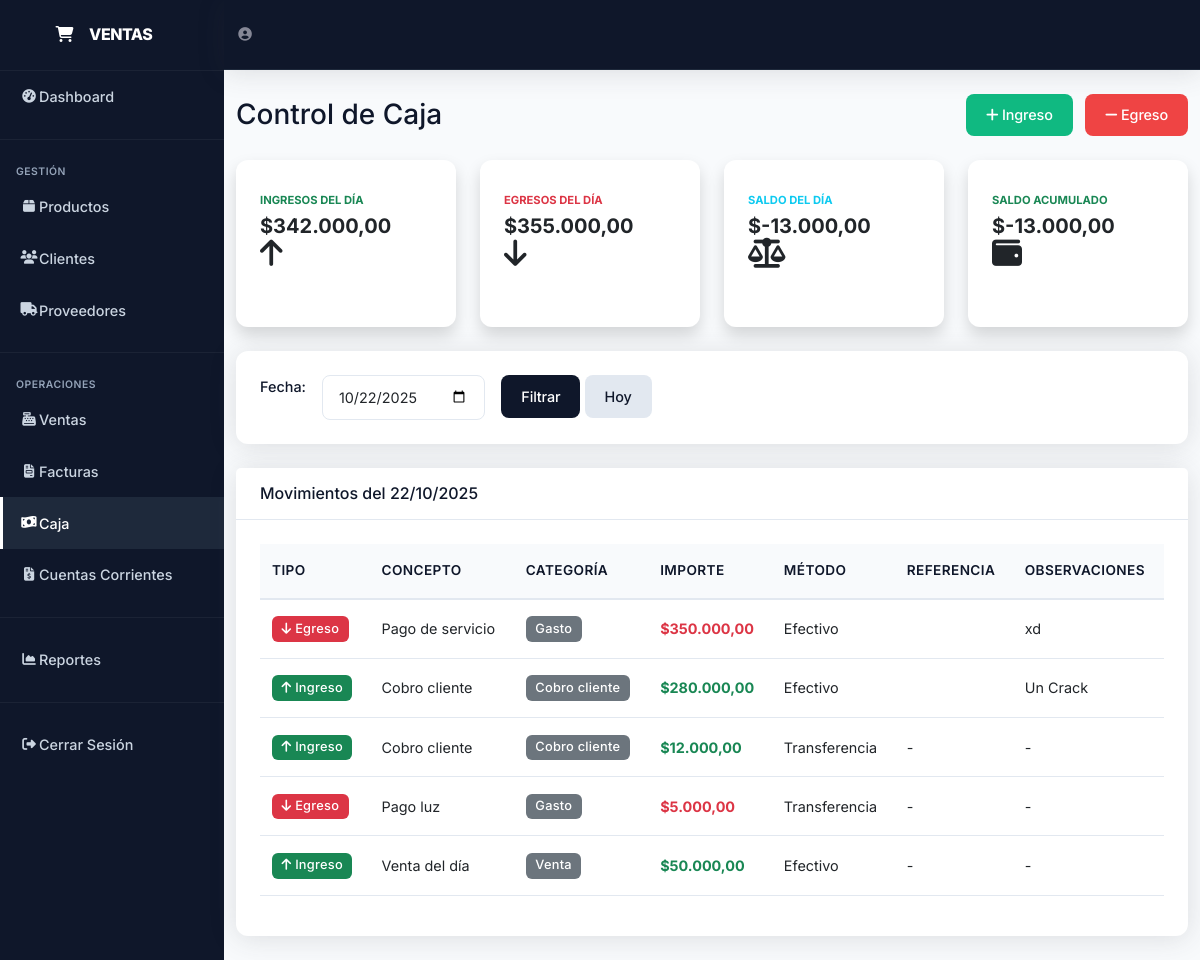
/caja.php?fecha=2025-10-22 (signed in), run on the app's committed database.
### tables this page shows
CREATE TABLE `movimientos_caja` (
  `id` int(11) NOT NULL,
  `tipo` enum('ingreso','egreso') NOT NULL,
  `concepto` varchar(255) NOT NULL,
  `categoria` enum('venta','compra','gasto','pago_proveedor','cobro_cliente','otro') NOT NULL,
  `importe` decimal(10,2) NOT NULL,
  `metodo_pago` enum('efectivo','tarjeta','transferencia','cheque') NOT NULL,
  `referencia` varchar(100) DEFAULT NULL,
  `fecha_movimiento` date NOT NULL,
  `cliente_id` int(11) DEFAULT NULL,
  `proveedor_id` int(11) DEFAULT NULL,
  `factura_id` int(11) DEFAULT NULL,
  `observaciones` text DEFAULT NULL,
  `usuario_id` int(11) NOT NULL,
  `fecha_creacion` timestamp NOT NULL DEFAULT current_timestamp()
);

### config.php (called while the page is built, shortened)
<?php
function formatear_precio($precio)
{
    return '$' . number_format($precio, 2, ',', '.');
}

### caja.php (the view, shortened to what this page needs)
<?php
require_once 'config.php';
$fecha_filtro = isset($_GET['fecha']) ? $_GET['fecha'] : date('Y-m-d');
$sql_movimientos = "SELECT * FROM movimientos_caja WHERE fecha_movimiento = ? ORDER BY id DESC";
$stmt = $conn->prepare($sql_movimientos);
$stmt->bind_param("s", $fecha_filtro);
$stmt->execute();
$result_movimientos = $stmt->get_result();
$sql_totales = "SELECT
                SUM(CASE WHEN tipo = 'ingreso' THEN importe ELSE 0 END) as total_ingresos,
                SUM(CASE WHEN tipo = 'egreso' THEN importe ELSE 0 END) as total_egresos,
                SUM(CASE WHEN tipo = 'ingreso' THEN importe ELSE -importe END) as saldo
                FROM movimientos_caja WHERE fecha_movimiento = ?";
$stmt_totales = $conn->prepare($sql_totales);
$stmt_totales->bind_param("s", $fecha_filtro);
$stmt_totales->execute();
$totales = $stmt_totales->get_result()->fetch_assoc();
$sql_acumulado = "SELECT SUM(CASE WHEN tipo = 'ingreso' THEN importe ELSE -importe END) as saldo_acumulado
                  FROM movimientos_caja WHERE fecha_movimiento <= ?";
$stmt_acum = $conn->prepare($sql_acumulado);
$stmt_acum->bind_param("s", $fecha_filtro);
$stmt_acum->execute();
$saldo_acumulado = $stmt_acum->get_result()->fetch_assoc()['saldo_acumulado'] ?? 0;
?>
<!DOCTYPE html>
<html lang="es">
<head>
    <link href="https://cdnjs.cloudflare.com/ajax/libs/bootstrap/5.3.0/css/bootstrap.min.css" rel="stylesheet">
    <link href="https://cdnjs.cloudflare.com/ajax/libs/font-awesome/6.4.0/css/all.min.css" rel="stylesheet">
    <link rel="stylesheet" href="style-minimal.css">
</head>
<body>
    <div id="wrapper">
        <ul class="navbar-nav" id="sidebar-wrapper">
            <a class="sidebar-brand" href="index.php">
                <div class="sidebar-brand-icon"><i class="fas fa-shopping-cart"></i></div>
                <div class="sidebar-brand-text mx-3">VENTAS</div>
            </a>
            <hr class="sidebar-divider my-0" style="border-color: rgba(255,255,255,.2)">
            <li class="nav-item">
                <a class="nav-link" href="index.php">
                    <i class="fas fa-fw fa-tachometer-alt"></i><span>Dashboard</span>
                </a>
            </li>
            <hr class="sidebar-divider" style="border-color: rgba(255,255,255,.2)">
            <div class="sidebar-heading">Gestión</div>
            <li class="nav-item">
                <a class="nav-link" href="productos.php">
                    <i class="fas fa-fw fa-box"></i><span>Productos</span>
                </a>
            </li>
            <li class="nav-item">
                <a class="nav-link" href="clientes.php">
                    <i class="fas fa-fw fa-users"></i><span>Clientes</span>
                </a>
            </li>
            <li class="nav-item">
                <a class="nav-link" href="proveedores.php">
                    <i class="fas fa-fw fa-truck"></i><span>Proveedores</span>
                </a>
            </li>
            <hr class="sidebar-divider" style="border-color: rgba(255,255,255,.2)">
            <div class="sidebar-heading">Operaciones</div>
            <li class="nav-item">
                <a class="nav-link" href="ventas.php">
                    <i class="fas fa-fw fa-cash-register"></i><span>Ventas</span>
                </a>
            </li>
            <li class="nav-item">
                <a class="nav-link" href="facturas.php">
                    <i class="fas fa-fw fa-file-invoice"></i><span>Facturas</span>
                </a>
            </li>
            <li class="nav-item">
                <a class="nav-link active" href="caja.php">
                    <i class="fas fa-fw fa-money-bill-wave"></i><span>Caja</span>
                </a>
            </li>
            <li class="nav-item">
                <a class="nav-link" href="cuentas_corrientes.php">
                    <i class="fas fa-fw fa-file-invoice-dollar"></i><span>Cuentas Corrientes</span>
                </a>
            </li>
            <hr class="sidebar-divider" style="border-color: rgba(255,255,255,.2)">
            <li class="nav-item">
                <a class="nav-link" href="reportes.php">
                    <i class="fas fa-fw fa-chart-area"></i><span>Reportes</span>
                </a>
            </li>
            <hr class="sidebar-divider" style="border-color: rgba(255,255,255,.2)">
            <li class="nav-item">
                <a class="nav-link" href="cerrar_sesion.php">
                    <i class="fas fa-fw fa-sign-out-alt"></i><span>Cerrar Sesión</span>
                </a>
            </li>
        </ul>
        <div id="content-wrapper">
            <nav class="navbar navbar-expand topbar mb-4 static-top">
                <ul class="navbar-nav ml-auto">
                    <li class="nav-item">
                        <a class="nav-link" href="#">
                            <i class="fas fa-user-circle fa-2x" style="color: #858796;"></i>
                        </a>
                    </li>
                </ul>
            </nav>
            <div class="container-fluid">
                <div class="d-sm-flex align-items-center justify-content-between mb-4">
                    <h1 class="h3 mb-0 text-gray-800">Control de Caja</h1>
                    <div>
                        <button class="btn btn-success me-2" data-bs-toggle="modal" data-bs-target="#modalMovimiento" onclick="setTipoMovimiento('ingreso')">
                            <i class="fas fa-plus"></i> Ingreso
                        </button>
                        <button class="btn btn-danger" data-bs-toggle="modal" data-bs-target="#modalMovimiento" onclick="setTipoMovimiento('egreso')">
                            <i class="fas fa-minus"></i> Egreso
                        </button>
                    </div>
                </div>
                <div class="row">
                    <div class="col-xl-3 col-md-6 mb-4">
                        <div class="card border-left-success shadow h-100 py-2">
                            <div class="card-body">
                                <div class="row no-gutters align-items-center">
                                    <div class="col mr-2">
                                        <div class="text-xs font-weight-bold text-success text-uppercase mb-1">Ingresos del Día</div>
                                        <div class="h5 mb-0 font-weight-bold text-gray-800">
                                            <?php echo formatear_precio($totales['total_ingresos'] ?? 0); ?>
                                        </div>
                                    </div>
                                    <div class="col-auto">
                                        <i class="fas fa-arrow-up fa-2x text-gray-300"></i>
                                    </div>
                                </div>
                            </div>
                        </div>
                    </div>
                    <div class="col-xl-3 col-md-6 mb-4">
                        <div class="card border-left-danger shadow h-100 py-2">
                            <div class="card-body">
                                <div class="row no-gutters align-items-center">
                                    <div class="col mr-2">
                                        <div class="text-xs font-weight-bold text-danger text-uppercase mb-1">Egresos del Día</div>
                                        <div class="h5 mb-0 font-weight-bold text-gray-800">
                                            <?php echo formatear_precio($totales['total_egresos'] ?? 0); ?>
                                        </div>
                                    </div>
                                    <div class="col-auto">
                                        <i class="fas fa-arrow-down fa-2x text-gray-300"></i>
                                    </div>
                                </div>
                            </div>
                        </div>
                    </div>
                    <div class="col-xl-3 col-md-6 mb-4">
                        <div class="card border-left-info shadow h-100 py-2">
                            <div class="card-body">
                                <div class="row no-gutters align-items-center">
                                    <div class="col mr-2">
                                        <div class="text-xs font-weight-bold text-info text-uppercase mb-1">Saldo del Día</div>
                                        <div class="h5 mb-0 font-weight-bold text-gray-800">
                                            <?php echo formatear_precio($totales['saldo'] ?? 0); ?>
                                        </div>
                                    </div>
                                    <div class="col-auto">
                                        <i class="fas fa-balance-scale fa-2x text-gray-300"></i>
                                    </div>
                                </div>
                            </div>
                        </div>
                    </div>
                    <div class="col-xl-3 col-md-6 mb-4">
                        <div class="card border-left-success shadow h-100 py-2">
                            <div class="card-body">
                                <div class="row no-gutters align-items-center">
                                    <div class="col mr-2">
                                        <div class="text-xs font-weight-bold text-success text-uppercase mb-1">Saldo Acumulado</div>
                                        <div class="h5 mb-0 font-weight-bold text-gray-800">
                                            <?php echo formatear_precio($saldo_acumulado); ?>
                                        </div>
                                    </div>
                                    <div class="col-auto">
                                        <i class="fas fa-wallet fa-2x text-gray-300"></i>
                                    </div>
                                </div>
                            </div>
                        </div>
                    </div>
                </div>
                <div class="card mb-4">
                    <div class="card-body">
                        <form method="GET" class="row g-3">
                            <div class="col-auto">
                                <label class="form-label">Fecha:</label>
                            </div>
                            <div class="col-auto">
                                <input type="date" class="form-control" name="fecha" value="<?php echo $fecha_filtro; ?>">
                            </div>
                            <div class="col-auto">
                                <button type="submit" class="btn btn-primary">Filtrar</button>
                                <a href="caja.php" class="btn btn-secondary">Hoy</a>
                            </div>
                        </form>
                    </div>
                </div>
                <div class="card">
                    <div class="card-header py-3">
                        <h6 class="m-0 font-weight-bold" style="color: var(--primary);">
                            Movimientos del <?php echo date('d/m/Y', strtotime($fecha_filtro)); ?>
                        </h6>
                    </div>
                    <div class="card-body">
                        <div class="table-responsive">
                            <table class="table table-hover">
                                <thead>
                                    <tr>
                                        <th>Tipo</th>
                                        <th>Concepto</th>
                                        <th>Categoría</th>
                                        <th>Importe</th>
                                        <th>Método</th>
                                        <th>Referencia</th>
                                        <th>Observaciones</th>
                                    </tr>
                                </thead>
                                <tbody>
                                    <?php while ($row = $result_movimientos->fetch_assoc()): ?>
                                        <tr>
                                            <td>
                                                <?php if ($row['tipo'] === 'ingreso'): ?>
                                                    <span class="badge bg-success">
                                                        <i class="fas fa-arrow-up"></i> Ingreso
                                                    </span>
                                                <?php else: ?>
                                                    <span class="badge bg-danger">
                                                        <i class="fas fa-arrow-down"></i> Egreso
                                                    </span>
                                                <?php endif; ?>
                                            </td>
                                            <td><?php echo $row['concepto']; ?></td>
                                            <td><span class="badge bg-secondary"><?php echo ucfirst(str_replace('_', ' ', $row['categoria'])); ?></span></td>
                                            <td class="fw-bold <?php echo $row['tipo'] === 'ingreso' ? 'text-success' : 'text-danger'; ?>">
                                                <?php echo formatear_precio($row['importe']); ?>
                                            </td>
                                            <td><?php echo ucfirst($row['metodo_pago']); ?></td>
                                            <td><?php echo $row['referencia'] ?? '-'; ?></td>
                                            <td><?php echo $row['observaciones'] ?? '-'; ?></td>
                                        </tr>
                                    <?php endwhile; ?>
                                </tbody>
                            </table>
                        </div>
                    </div>
                </div>
            </div>
        </div>
    </div>
</body>
</html>

### data on the page
movimientos_caja: tipo "egreso" (drawn), concepto "Pago de servicio", categoria "Gasto", importe "$350.000,00", metodo_pago "Efectivo", observaciones "xd"
movimientos_caja: tipo "ingreso" (drawn), concepto "Cobro cliente", categoria "Cobro cliente", importe "$280.000,00", metodo_pago "Efectivo", observaciones "Un Crack"
movimientos_caja: tipo "ingreso" (drawn), concepto "Cobro cliente", categoria "Cobro cliente", importe "$12.000,00", metodo_pago "Transferencia", referencia "-", observaciones "-"
movimientos_caja: tipo "egreso" (drawn), concepto "Pago luz", categoria "Gasto", importe "$5.000,00", metodo_pago "Transferencia", referencia "-", observaciones "-"
movimientos_caja: tipo "ingreso" (drawn), concepto "Venta del día", categoria "Venta", importe "$50.000,00", metodo_pago "Efectivo", referencia "-", observaciones "-"

### other printed values
formatear_precio($totales['total_ingresos'] ?? 0) "$342.000,00"
formatear_precio($totales['total_egresos'] ?? 0) "$355.000,00"
formatear_precio($totales['saldo'] ?? 0) "$-13.000,00"
formatear_precio($saldo_acumulado) "$-13.000,00"
date('d/m/Y', strtotime($fecha_filtro)) "22/10/2025"
